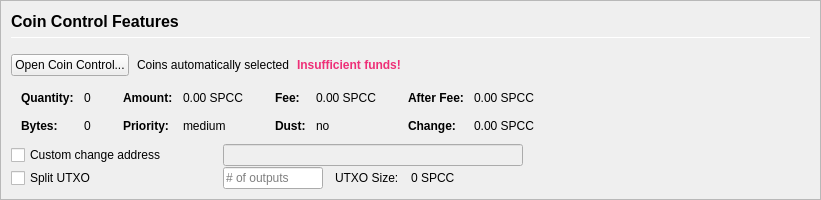
         <widget class="QFrame" name="frameCoinControl">
          <property name="sizePolicy">
           <sizepolicy hsizetype="Expanding" vsizetype="Expanding">
            <horstretch>0</horstretch>
            <verstretch>0</verstretch>
           </sizepolicy>
          </property>
          <property name="maximumSize">
           <size>
            <width>16777215</width>
            <height>16777215</height>
           </size>
          </property>
          <property name="frameShape">
           <enum>QFrame::StyledPanel</enum>
          </property>
          <property name="frameShadow">
           <enum>QFrame::Sunken</enum>
          </property>
          <layout class="QVBoxLayout" name="verticalLayoutCoinControl2">
           <property name="spacing">
            <number>0</number>
           </property>
           <property name="leftMargin">
            <number>0</number>
           </property>
           <property name="topMargin">
            <number>0</number>
           </property>
           <property name="rightMargin">
            <number>0</number>
           </property>
           <property name="bottomMargin">
            <number>0</number>
           </property>
           <item>
            <widget class="QFrame" name="frameCoinControl_BG">
             <layout class="QVBoxLayout" name="verticalLayoutCoinControl" stretch="0,0,0,0,0,0">
              <property name="spacing">
               <number>1</number>
              </property>
              <property name="leftMargin">
               <number>10</number>
              </property>
              <property name="topMargin">
               <number>10</number>
              </property>
              <item>
               <layout class="QHBoxLayout" name="horizontalLayoutCoinControl1">
                <property name="bottomMargin">
                 <number>15</number>
                </property>
                <item>
                 <layout class="QVBoxLayout" name="verticalLayout_3">
                  <property name="spacing">
                   <number>6</number>
                  </property>
                  <item>
                   <widget class="QLabel" name="labelCoinControlFeatures">
                    <property name="sizePolicy">
                     <sizepolicy hsizetype="Preferred" vsizetype="Maximum">
                      <horstretch>0</horstretch>
                      <verstretch>0</verstretch>
                     </sizepolicy>
                    </property>
                    <property name="minimumSize">
                     <size>
                      <width>0</width>
                      <height>20</height>
                     </size>
                    </property>
                    <property name="font">
                     <font>
                      <pointsize>12</pointsize>
                      <weight>75</weight>
                      <bold>true</bold>
                     </font>
                    </property>
                    <property name="styleSheet">
                     <string notr="true">font-weight:bold;</string>
                    </property>
                    <property name="text">
                     <string>Coin Control Features</string>
                    </property>
                   </widget>
                  </item>
                  <item>
                   <widget class="Line" name="line">
                    <property name="minimumSize">
                     <size>
                      <width>0</width>
                      <height>1</height>
                     </size>
                    </property>
                    <property name="maximumSize">
                     <size>
                      <width>16777215</width>
                      <height>1</height>
                     </size>
                    </property>
                    <property name="orientation">
                     <enum>Qt::Horizontal</enum>
                    </property>
                   </widget>
                  </item>
                 </layout>
                </item>
               </layout>
              </item>
              <item>
               <layout class="QHBoxLayout" name="horizontalLayoutCoinControl2" stretch="0,0,0,0">
                <property name="spacing">
                 <number>8</number>
                </property>
                <property name="bottomMargin">
                 <number>10</number>
                </property>
                <item>
                 <widget class="QPushButton" name="pushButtonCoinControl">
                  <property name="styleSheet">
                   <string notr="true"/>
                  </property>
                  <property name="text">
                   <string>Open Coin Control...</string>
                  </property>
                  <property name="autoDefault">
                   <bool>false</bool>
                  </property>
                 </widget>
                </item>
                <item>
                 <widget class="QLabel" name="labelCoinControlAutomaticallySelected">
                  <property name="text">
                   <string>Coins automatically selected</string>
                  </property>
                  <property name="margin">
                   <number>5</number>
                  </property>
                 </widget>
                </item>
                <item>
                 <widget class="QLabel" name="labelCoinControlInsuffFunds">
                  <property name="font">
                   <font>
                    <weight>75</weight>
                    <bold>true</bold>
                   </font>
                  </property>
                  <property name="styleSheet">
                   <string notr="true">color: #ee2f77;font-weight:bold;</string>
                  </property>
                  <property name="text">
                   <string>Insufficient funds!</string>
                  </property>
                  <property name="margin">
                   <number>5</number>
                  </property>
                 </widget>
                </item>
                <item>
                 <spacer name="horizontalSpacerCoinControl">
                  <property name="orientation">
                   <enum>Qt::Horizontal</enum>
                  </property>
                  <property name="sizeHint" stdset="0">
                   <size>
                    <width>40</width>
                    <height>1</height>
                   </size>
                  </property>
                 </spacer>
                </item>
               </layout>
              </item>
              <item>
               <widget class="QWidget" name="widgetCoinControl" native="true">
                <property name="sizePolicy">
                 <sizepolicy hsizetype="Preferred" vsizetype="Preferred">
                  <horstretch>0</horstretch>
                  <verstretch>0</verstretch>
                 </sizepolicy>
                </property>
                <property name="minimumSize">
                 <size>
                  <width>0</width>
                  <height>0</height>
                 </size>
                </property>
                <property name="styleSheet">
                 <string notr="true"/>
                </property>
                <layout class="QHBoxLayout" name="horizontalLayoutCoinControl5">
                 <property name="leftMargin">
                  <number>0</number>
                 </property>
                 <property name="topMargin">
                  <number>0</number>
                 </property>
                 <property name="rightMargin">
                  <number>0</number>
                 </property>
                 <property name="bottomMargin">
                  <number>0</number>
                 </property>
                 <item>
                  <layout class="QHBoxLayout" name="horizontalLayoutCoinControl3" stretch="0,0,0,1">
                   <property name="spacing">
                    <number>20</number>
                   </property>
                   <property name="topMargin">
                    <number>0</number>
                   </property>
                   <property name="bottomMargin">
                    <number>10</number>
                   </property>
                   <item>
                    <layout class="QFormLayout" name="formLayoutCoinControl1">
                     <property name="horizontalSpacing">
                      <number>10</number>
                     </property>
                     <property name="verticalSpacing">
                      <number>14</number>
                     </property>
                     <property name="leftMargin">
                      <number>10</number>
                     </property>
                     <property name="topMargin">
                      <number>4</number>
                     </property>
                     <property name="rightMargin">
                      <number>6</number>
                     </property>
                     <item row="0" column="0">
                      <widget class="QLabel" name="labelCoinControlQuantityText">
                       <property name="font">
                        <font>
                         <weight>75</weight>
                         <bold>true</bold>
                        </font>
                       </property>
                       <property name="text">
                        <string>Quantity:</string>
                       </property>
                       <property name="margin">
                        <number>0</number>
                       </property>
                      </widget>
                     </item>
                     <item row="0" column="1">
                      <widget class="QLabel" name="labelCoinControlQuantity">
                       <property name="cursor">
                        <cursorShape>IBeamCursor</cursorShape>
                       </property>
                       <property name="contextMenuPolicy">
                        <enum>Qt::ActionsContextMenu</enum>
                       </property>
                       <property name="text">
                        <string notr="true">0</string>
                       </property>
                       <property name="margin">
                        <number>0</number>
                       </property>
                       <property name="textInteractionFlags">
                        <set>Qt::LinksAccessibleByMouse|Qt::TextSelectableByKeyboard|Qt::TextSelectableByMouse</set>
                       </property>
                      </widget>
                     </item>
                     <item row="1" column="0">
                      <widget class="QLabel" name="labelCoinControlBytesText">
                       <property name="font">
                        <font>
                         <weight>75</weight>
                         <bold>true</bold>
                        </font>
                       </property>
                       <property name="text">
                        <string>Bytes:</string>
                       </property>
                      </widget>
                     </item>
                     <item row="1" column="1">
                      <widget class="QLabel" name="labelCoinControlBytes">
                       <property name="cursor">
                        <cursorShape>IBeamCursor</cursorShape>
                       </property>
                       <property name="contextMenuPolicy">
                        <enum>Qt::ActionsContextMenu</enum>
                       </property>
                       <property name="text">
                        <string notr="true">0</string>
                       </property>
                       <property name="textInteractionFlags">
                        <set>Qt::LinksAccessibleByMouse|Qt::TextSelectableByKeyboard|Qt::TextSelectableByMouse</set>
                       </property>
                      </widget>
                     </item>
                    </layout>
                   </item>
                   <item>
                    <layout class="QFormLayout" name="formLayoutCoinControl2">
                     <property name="horizontalSpacing">
                      <number>10</number>
                     </property>
                     <property name="verticalSpacing">
                      <number>14</number>
                     </property>
                     <property name="leftMargin">
                      <number>6</number>
                     </property>
                     <property name="topMargin">
                      <number>4</number>
                     </property>
                     <property name="rightMargin">
                      <number>6</number>
                     </property>
                     <item row="0" column="0">
                      <widget class="QLabel" name="labelCoinControlAmountText">
                       <property name="font">
                        <font>
                         <weight>75</weight>
                         <bold>true</bold>
                        </font>
                       </property>
                       <property name="text">
                        <string>Amount:</string>
                       </property>
                       <property name="margin">
                        <number>0</number>
                       </property>
                      </widget>
                     </item>
                     <item row="0" column="1">
                      <widget class="QLabel" name="labelCoinControlAmount">
                       <property name="cursor">
                        <cursorShape>IBeamCursor</cursorShape>
                       </property>
                       <property name="contextMenuPolicy">
                        <enum>Qt::ActionsContextMenu</enum>
                       </property>
                       <property name="text">
                        <string notr="true">0.00 SPCC</string>
                       </property>
                       <property name="textInteractionFlags">
                        <set>Qt::LinksAccessibleByMouse|Qt::TextSelectableByKeyboard|Qt::TextSelectableByMouse</set>
                       </property>
                      </widget>
                     </item>
                     <item row="1" column="0">
                      <widget class="QLabel" name="labelCoinControlPriorityText">
                       <property name="font">
                        <font>
                         <weight>75</weight>
                         <bold>true</bold>
                        </font>
                       </property>
                       <property name="text">
                        <string>Priority:</string>
                       </property>
                      </widget>
                     </item>
                     <item row="1" column="1">
                      <widget class="QLabel" name="labelCoinControlPriority">
                       <property name="cursor">
                        <cursorShape>IBeamCursor</cursorShape>
                       </property>
                       <property name="contextMenuPolicy">
                        <enum>Qt::ActionsContextMenu</enum>
                       </property>
                       <property name="text">
                        <string>medium</string>
                       </property>
                       <property name="textInteractionFlags">
                        <set>Qt::LinksAccessibleByMouse|Qt::TextSelectableByKeyboard|Qt::TextSelectableByMouse</set>
                       </property>
                      </widget>
                     </item>
                    </layout>
                   </item>
                   <item>
                    <layout class="QFormLayout" name="formLayoutCoinControl3">
                     <property name="horizontalSpacing">
                      <number>10</number>
                     </property>
                     <property name="verticalSpacing">
                      <number>14</number>
                     </property>
                     <property name="leftMargin">
                      <number>6</number>
                     </property>
                     <property name="topMargin">
                      <number>4</number>
                     </property>
                     <property name="rightMargin">
                      <number>6</number>
                     </property>
                     <item row="0" column="0">
                      <widget class="QLabel" name="labelCoinControlFeeText">
                       <property name="font">
                        <font>
                         <weight>75</weight>
                         <bold>true</bold>
                        </font>
                       </property>
                       <property name="text">
                        <string>Fee:</string>
                       </property>
                       <property name="margin">
                        <number>0</number>
                       </property>
                      </widget>
                     </item>
                     <item row="0" column="1">
                      <widget class="QLabel" name="labelCoinControlFee">
                       <property name="cursor">
                        <cursorShape>IBeamCursor</cursorShape>
                       </property>
                       <property name="contextMenuPolicy">
                        <enum>Qt::ActionsContextMenu</enum>
                       </property>
                       <property name="text">
                        <string notr="true">0.00 SPCC</string>
                       </property>
                       <property name="textInteractionFlags">
                        <set>Qt::LinksAccessibleByMouse|Qt::TextSelectableByKeyboard|Qt::TextSelectableByMouse</set>
                       </property>
                      </widget>
                     </item>
                     <item row="1" column="0">
                      <widget class="QLabel" name="labelCoinControlLowOutputText">
                       <property name="font">
                        <font>
                         <weight>75</weight>
                         <bold>true</bold>
                        </font>
                       </property>
                       <property name="text">
                        <string>Dust:</string>
                       </property>
                      </widget>
                     </item>
                     <item row="1" column="1">
                      <widget class="QLabel" name="labelCoinControlLowOutput">
                       <property name="cursor">
                        <cursorShape>IBeamCursor</cursorShape>
                       </property>
                       <property name="contextMenuPolicy">
                        <enum>Qt::ActionsContextMenu</enum>
                       </property>
                       <property name="text">
                        <string>no</string>
                       </property>
                       <property name="textInteractionFlags">
                        <set>Qt::LinksAccessibleByMouse|Qt::TextSelectableByKeyboard|Qt::TextSelectableByMouse</set>
                       </property>
                      </widget>
                     </item>
                    </layout>
                   </item>
                   <item>
                    <layout class="QFormLayout" name="formLayoutCoinControl4">
                     <property name="horizontalSpacing">
                      <number>10</number>
                     </property>
                     <property name="verticalSpacing">
                      <number>14</number>
                     </property>
                     <property name="leftMargin">
                      <number>6</number>
                     </property>
                     <property name="topMargin">
                      <number>4</number>
                     </property>
                     <property name="rightMargin">
                      <number>6</number>
                     </property>
                     <item row="0" column="0">
                      <widget class="QLabel" name="labelCoinControlAfterFeeText">
                       <property name="font">
                        <font>
                         <weight>75</weight>
                         <bold>true</bold>
                        </font>
                       </property>
                       <property name="text">
                        <string>After Fee:</string>
                       </property>
                       <property name="margin">
                        <number>0</number>
                       </property>
                      </widget>
                     </item>
                     <item row="0" column="1">
                      <widget class="QLabel" name="labelCoinControlAfterFee">
                       <property name="cursor">
                        <cursorShape>IBeamCursor</cursorShape>
                       </property>
                       <property name="contextMenuPolicy">
                        <enum>Qt::ActionsContextMenu</enum>
                       </property>
                       <property name="text">
                        <string notr="true">0.00 SPCC</string>
                       </property>
                       <property name="textInteractionFlags">
                        <set>Qt::LinksAccessibleByMouse|Qt::TextSelectableByKeyboard|Qt::TextSelectableByMouse</set>
                       </property>
                      </widget>
                     </item>
                     <item row="1" column="0">
                      <widget class="QLabel" name="labelCoinControlChangeText">
                       <property name="font">
                        <font>
                         <weight>75</weight>
                         <bold>true</bold>
                        </font>
                       </property>
                       <property name="text">
                        <string>Change:</string>
                       </property>
                      </widget>
                     </item>
                     <item row="1" column="1">
                      <widget class="QLabel" name="labelCoinControlChange">
                       <property name="cursor">
                        <cursorShape>IBeamCursor</cursorShape>
                       </property>
                       <property name="contextMenuPolicy">
                        <enum>Qt::ActionsContextMenu</enum>
                       </property>
                       <property name="text">
                        <string notr="true">0.00 SPCC</string>
                       </property>
                       <property name="textInteractionFlags">
                        <set>Qt::LinksAccessibleByMouse|Qt::TextSelectableByKeyboard|Qt::TextSelectableByMouse</set>
                       </property>
                      </widget>
                     </item>
                    </layout>
                   </item>
                  </layout>
                 </item>
                </layout>
               </widget>
              </item>
              <item>
               <layout class="QHBoxLayout" name="horizontalLayoutCoinControl4">
                <property name="spacing">
                 <number>12</number>
                </property>
                <property name="sizeConstraint">
                 <enum>QLayout::SetDefaultConstraint</enum>
                </property>
                <property name="topMargin">
                 <number>0</number>
                </property>
                <property name="rightMargin">
                 <number>0</number>
                </property>
                <item>
                 <widget class="QCheckBox" name="checkBoxCoinControlChange">
                  <property name="sizePolicy">
                   <sizepolicy hsizetype="Preferred" vsizetype="Preferred">
                    <horstretch>0</horstretch>
                    <verstretch>0</verstretch>
                   </sizepolicy>
                  </property>
                  <property name="minimumSize">
                   <size>
                    <width>200</width>
                    <height>0</height>
                   </size>
                  </property>
                  <property name="maximumSize">
                   <size>
                    <width>200</width>
                    <height>16777215</height>
                   </size>
                  </property>
                  <property name="toolTip">
                   <string>If this is activated, but the change address is empty or invalid, change will be sent to a newly generated address.</string>
                  </property>
                  <property name="text">
                   <string>Custom change address</string>
                  </property>
                 </widget>
                </item>
                <item>
                 <widget class="QValidatedLineEdit" name="lineEditCoinControlChange">
                  <property name="enabled">
                   <bool>false</bool>
                  </property>
                  <property name="sizePolicy">
                   <sizepolicy hsizetype="Preferred" vsizetype="Preferred">
                    <horstretch>0</horstretch>
                    <verstretch>0</verstretch>
                   </sizepolicy>
                  </property>
                  <property name="minimumSize">
                   <size>
                    <width>300</width>
                    <height>0</height>
                   </size>
                  </property>
                 </widget>
                </item>
                <item>
                 <widget class="QLabel" name="labelCoinControlChangeLabel">
                  <property name="sizePolicy">
                   <sizepolicy hsizetype="Preferred" vsizetype="Preferred">
                    <horstretch>0</horstretch>
                    <verstretch>0</verstretch>
                   </sizepolicy>
                  </property>
                  <property name="minimumSize">
                   <size>
                    <width>100</width>
                    <height>0</height>
                   </size>
                  </property>
                  <property name="text">
                   <string/>
                  </property>
                  <property name="margin">
                   <number>3</number>
                  </property>
                 </widget>
                </item>
               </layout>
              </item>
              <item>
               <layout class="QHBoxLayout" name="horizontalLayoutCoinControl6">
                <property name="spacing">
                 <number>12</number>
                </property>
                <property name="rightMargin">
                 <number>0</number>
                </property>
                <item>
                 <widget class="QCheckBox" name="splitBlockCheckBox">
                  <property name="sizePolicy">
                   <sizepolicy hsizetype="Preferred" vsizetype="Preferred">
                    <horstretch>0</horstretch>
                    <verstretch>0</verstretch>
                   </sizepolicy>
                  </property>
                  <property name="minimumSize">
                   <size>
                    <width>200</width>
                    <height>0</height>
                   </size>
                  </property>
                  <property name="maximumSize">
                   <size>
                    <width>200</width>
                    <height>16777215</height>
                   </size>
                  </property>
                  <property name="text">
                   <string>Split UTXO</string>
                  </property>
                 </widget>
                </item>
                <item>
                 <widget class="QLineEdit" name="splitBlockLineEdit">
                  <property name="sizePolicy">
                   <sizepolicy hsizetype="Preferred" vsizetype="Preferred">
                    <horstretch>50</horstretch>
                    <verstretch>0</verstretch>
                   </sizepolicy>
                  </property>
                  <property name="minimumSize">
                   <size>
                    <width>100</width>
                    <height>0</height>
                   </size>
                  </property>
                  <property name="maximumSize">
                   <size>
                    <width>100</width>
                    <height>16777215</height>
                   </size>
                  </property>
                  <property name="placeholderText">
                   <string># of outputs</string>
                  </property>
                 </widget>
                </item>
                <item>
                 <widget class="QLabel" name="labelBlockSizeText">
                  <property name="text">
                   <string>UTXO Size:</string>
                  </property>
                 </widget>
                </item>
                <item>
                 <widget class="QLabel" name="labelBlockSize">
                  <property name="text">
                   <string>0 SPCC</string>
                  </property>
                 </widget>
                </item>
                <item>
                 <spacer name="horizontalSpacer_7">
                  <property name="orientation">
                   <enum>Qt::Horizontal</enum>
                  </property>
                  <property name="sizeHint" stdset="0">
                   <size>
                    <width>40</width>
                    <height>20</height>
                   </size>
                  </property>
                 </spacer>
                </item>
               </layout>
              </item>
              <item>
               <spacer name="verticalSpacerCoinControl">
                <property name="orientation">
                 <enum>Qt::Vertical</enum>
                </property>
                <property name="sizeHint" stdset="0">
                 <size>
                  <width>800</width>
                  <height>1</height>
                 </size>
                </property>
               </spacer>
              </item>
             </layout>
            </widget>
           </item>
          </layout>
         </widget>
